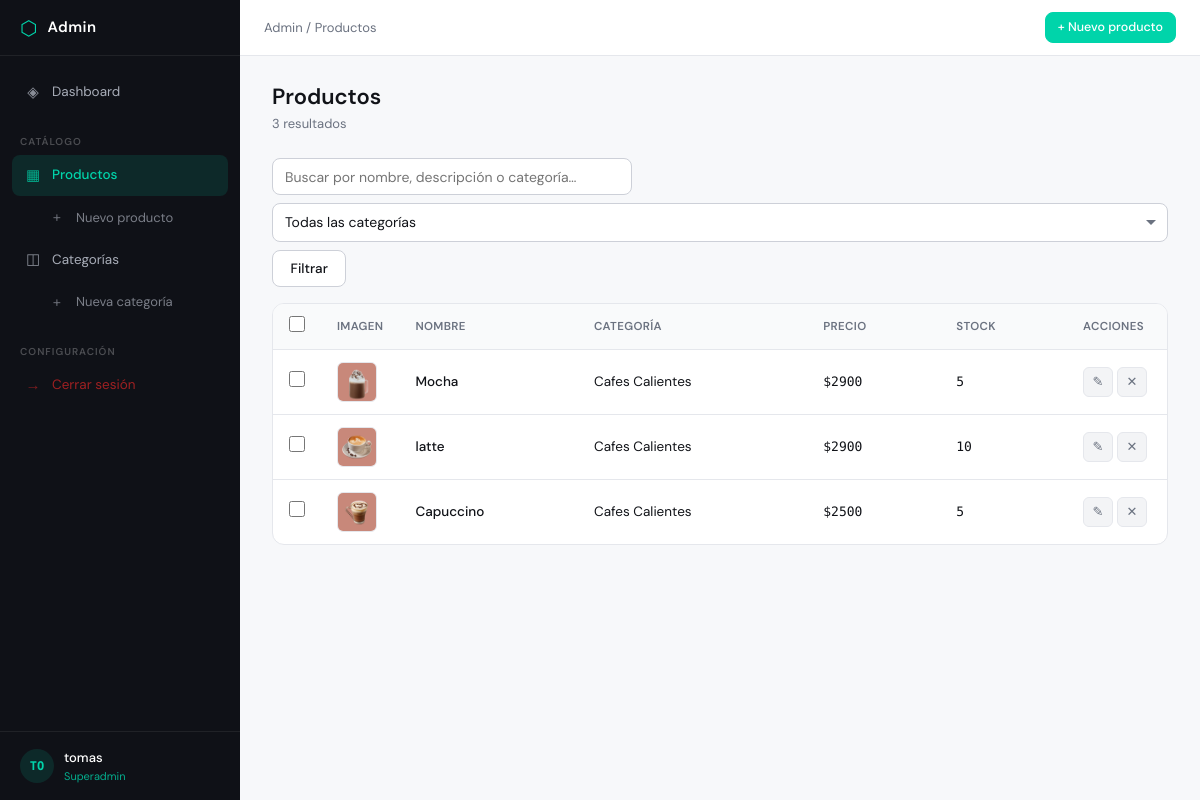
Before: /admin-panel/productos/ (signed in) with the older database file.
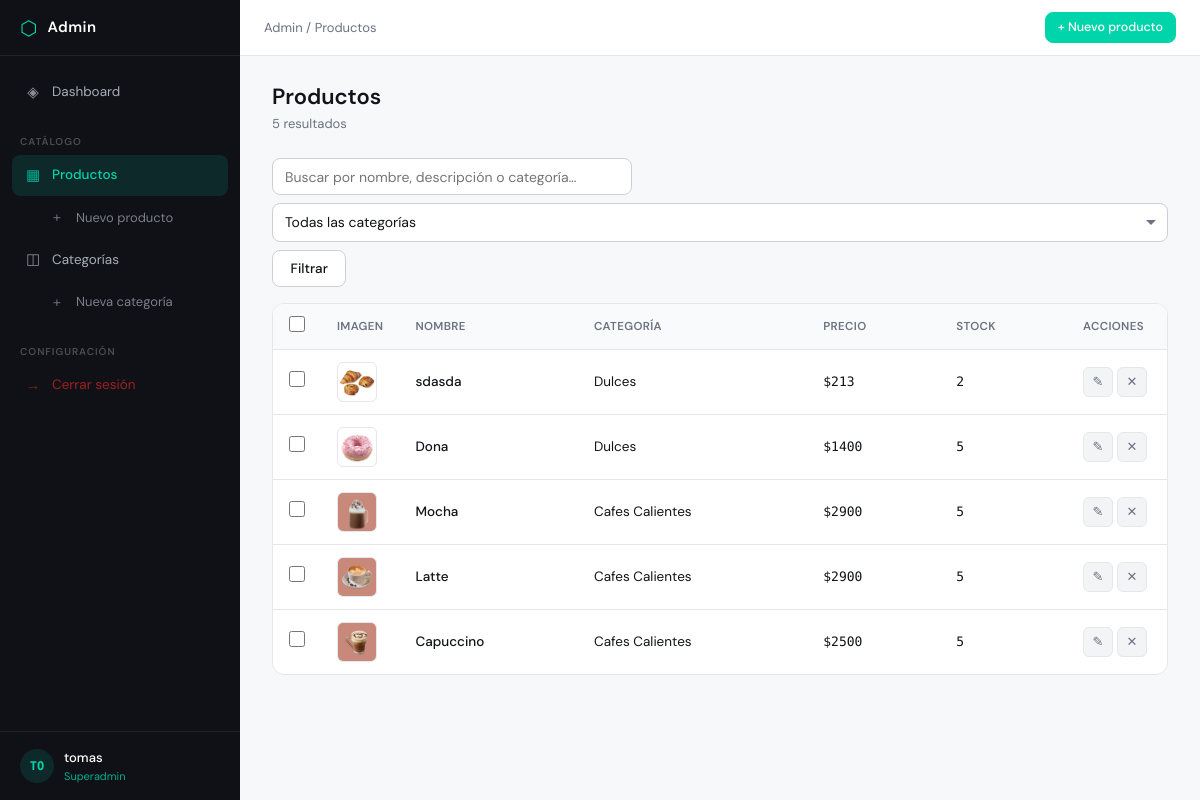
After: the same page with the newer database file.
### catalogo/models.py (models this page shows, shortened)
class Producto(models.Model):
    nombre = models.CharField(max_length=200)
    descripcion = models.TextField()
    precio = models.IntegerField()
    stock = models.IntegerField()
    image = models.ImageField(upload_to='productos/', null=True, blank=True)
    categoria = models.ForeignKey(Categoria, on_delete=models.CASCADE, related_name='productos')

class Categoria(models.Model):
    nombre = models.CharField( max_length=100)
    image = models.ImageField(upload_to='categorias/', null=True, blank=True)

### admin_panel/views.py (the view)
# urls.py: path('productos/', views.producto_lista, name='producto_lista'),
@admin_required
def producto_lista(request):
    qs = Producto.objects.select_related('categoria').all()
    query = request.GET.get('q', '').strip()
    if query:
        qs = qs.filter(
            Q(nombre__icontains=query) |
            Q(descripcion__icontains=query) |
            Q(categoria__nombre__icontains=query)
        )
    cat_id = request.GET.get('categoria', '')
    if cat_id:
        qs = qs.filter(categoria_id=cat_id)
    order = request.GET.get('order', '-id')
    valid_orders = ['id', '-id', 'nombre', '-nombre', 'precio', '-precio']
    if order in valid_orders:
        qs = qs.order_by(order)
    paginator = Paginator(qs, 20)
    page = request.GET.get('page', 1)
    productos = paginator.get_page(page)
    categorias = Categoria.objects.all()
    context = {
        'productos': productos,
        'categorias': categorias,
        'query': query,
        'cat_id': cat_id,
        'order': order,
        'total_filtrado': qs.count(),
    }
    return render(request, 'admin_panel/producto_lista.html', context)

### catalogo/context_processors.py (called while the page is built)
def cantidad_carrito(request):
    total = 0
    if 'carrito' in request.session: # si ya hay un carrito
        for key, value in request.session['carrito'].items():
            total += value['cantidad'] # suma la cantidad de cada prod guardado
    return {'cantidad_carrito' : total} #envia la cantidad al html

### admin_panel/templates/admin_panel/producto_lista.html (shortened to what this page needs)
{% extends 'admin_panel/base.html' %}
{% block breadcrumb %} / <a href="{% url 'admin_panel:producto_lista' %}">Productos</a>{% endblock %}
{% block topbar_actions %}
<a href="{% url 'admin_panel:producto_crear' %}" class="btn btn-primary btn-sm">+ Nuevo producto</a>
{% endblock %}
{% block content %}
<div class="page-header">
  <h1 class="page-title">Productos</h1>
  <p class="page-subtitle">{{ total_filtrado }} resultado{% if total_filtrado != 1 %}s{% endif %}</p>
</div>
<div class="filter-bar">
  <form method="get" class="filter-form" id="filterForm">
    <input
      type="text"
      name="q"
      value="{{ query }}"
      placeholder="Buscar por nombre, descripción o categoría…"
      class="form-control filter-search"
    >
    <select name="categoria" class="form-control filter-select" onchange="this.form.submit()">
      <option value="">Todas las categorías</option>
    </select>
    <button type="submit" class="btn btn-secondary">Filtrar</button>
  </form>
</div>
<form method="post" action="" id="bulkForm">
  {% if productos %}
  <div class="table-wrap">
    <table class="table table--interactive">
      <thead>
        <tr>
          <th class="col-check">
            <input type="checkbox" id="selectAll" class="form-check-input">
          </th>
          <th>Imagen</th>
          <th>
            <a href="?q={{ query }}&categoria={{ cat_id }}&order={% if order == 'nombre' %}-nombre{% else %}nombre{% endif %}" class="sort-link">
              Nombre {% if order == 'nombre' %}↑{% elif order == '-nombre' %}↓{% endif %}
            </a>
          </th>
          <th>Categoría</th>
          <th>
            <a href="?q={{ query }}&categoria={{ cat_id }}&order={% if order == 'precio' %}-precio{% else %}precio{% endif %}" class="sort-link">
              Precio {% if order == 'precio' %}↑{% elif order == '-precio' %}↓{% endif %}
            </a>
          </th>
          <th>Stock</th>
          <th class="col-actions">Acciones</th>
        </tr>
      </thead>
      <tbody>
        {% for producto in productos %}
        <tr data-id="{{ producto.pk }}">
          <td class="col-check">
            <input type="checkbox" class="row-check form-check-input" value="{{ producto.pk }}">
          </td>
          <td class="col-img">
            {% if producto.image %}
            <img src="{{ producto.image.url }}" alt="{{ producto.nombre }}" class="table-thumb">
            {% else %}
            <div class="table-thumb-empty">▦</div>
            {% endif %}
          </td>
          <td>
            <a href="{% url 'admin_panel:producto_editar' producto.pk %}" class="table-link">
              {{ producto.nombre }}
            </a>
          </td>
          <td>{{ producto.categoria.nombre|default:"—" }}</td>
          <td class="num">${{ producto.precio }}</td>
          <td class="num">{{ producto.stock }}</td>
          <td class="col-actions">
            <div class="action-group">
              <a href="{% url 'admin_panel:producto_editar' producto.pk %}" class="action-btn" title="Editar">✎</a>
              <a href="{% url 'admin_panel:producto_eliminar' producto.pk %}" class="action-btn action-btn--danger" title="Eliminar">✕</a>
            </div>
          </td>
        </tr>
        {% endfor %}
      </tbody>
    </table>
  </div>
  {% endif %}
</form>
{% endblock %}

Changed rows visible on the page:
added Producto: image (picture), nombre "sdasda", categoria.nombre "Dulces", precio "213", stock "2"
added Producto: image (picture), nombre "Dona", categoria.nombre "Dulces", precio "1400", stock "5"
changed Producto: nombre "latte" → "Latte"; stock "10" → "5"
Other visible differences:
{{ total_filtrado }}: "3" → "5"
